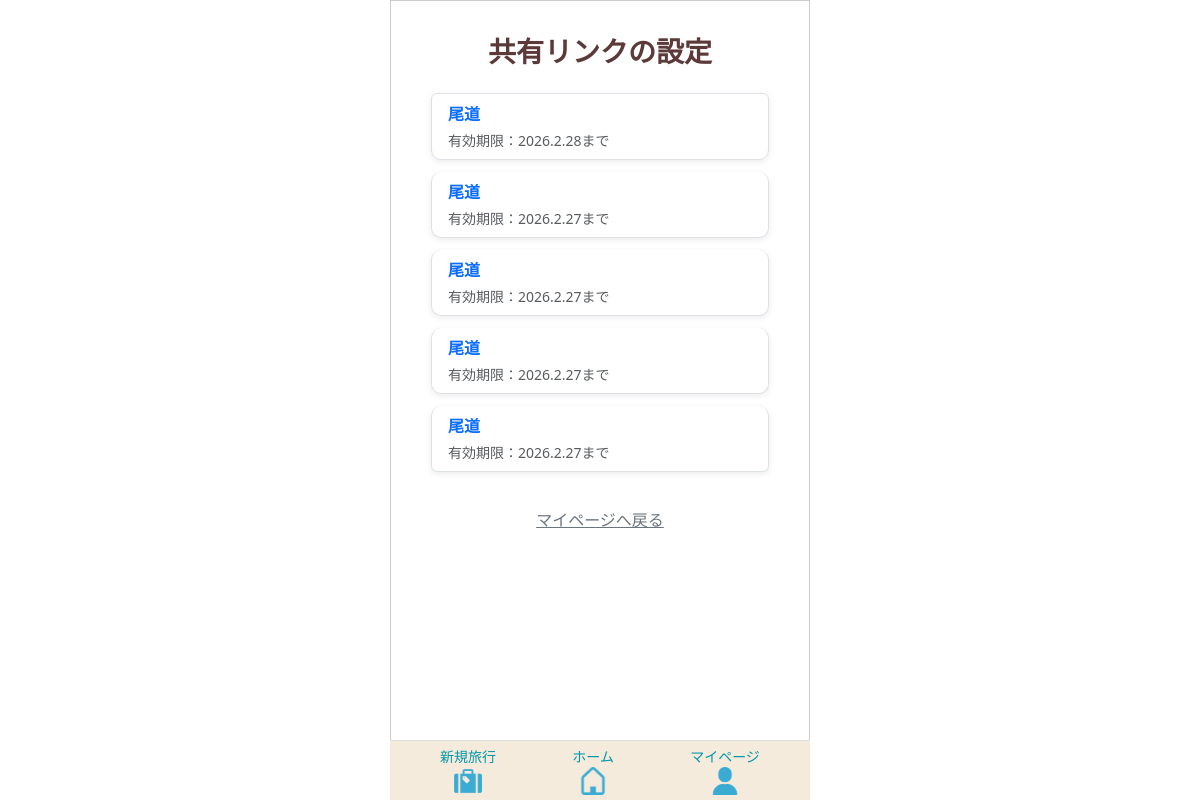
/share/settings/ (signed in), run on an earlier commit of the app's database.
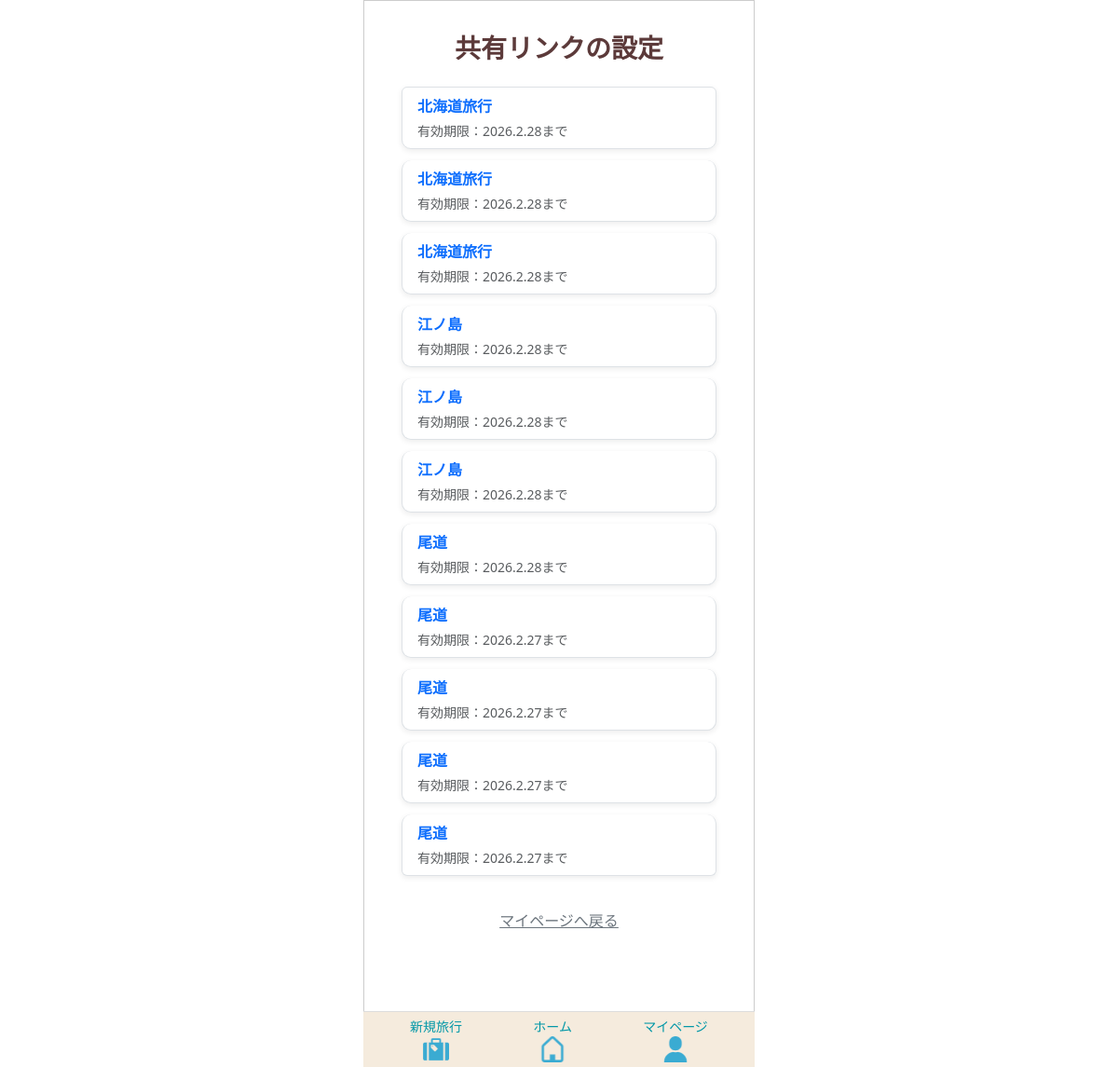
And on a later commit of the database.
### app/models/link.py (models this page shows)
class Link(models.Model):
    class PermissionType(models.IntegerChoices):
        READ_ONLY    = 0, _("閲覧のみ")
        EDITABLE     = 1, _("編集可能")
    class ExpirationType(models.IntegerChoices):
        ONE_MONTH = 0, _("1か月間")
        AFTER_TRIP = 1, _("旅行終了日翌日")
        USER_INPUT = 2, _("ユーザー入力")
    template = models.ForeignKey(
        Template,
        on_delete=models.CASCADE,
        verbose_name=_("テンプレートID")
    )
    user = models.ForeignKey(
        settings.AUTH_USER_MODEL,
        on_delete=models.CASCADE,
        verbose_name=_("ユーザーID")
    )
    share_token = models.CharField(
        max_length=12,
        unique=True,
        verbose_name=_("共有トークン")
    )
    permission_type = models.IntegerField(
        choices=PermissionType.choices,
        default=PermissionType.READ_ONLY,
        verbose_name=_("編集権限")
    )
    expiration_type = models.IntegerField(
        choices=ExpirationType.choices,
        default=ExpirationType.ONE_MONTH,
        verbose_name=_("有効期限タイプ")
    )
    expiration_date = models.DateField(
         verbose_name=_("有効期限")
         )
    created_at = models.DateTimeField(
         auto_now_add=True,
         verbose_name=_("作成日")
         )
    updated_at = models.DateTimeField(
        auto_now=True,
        verbose_name=_("更新日")
        )
    class Meta:
      verbose_name = _("共有リンク")
      verbose_name_plural = _("共有リンク")

### app/models/template.py (models this page shows, shortened)
class Template(models.Model):
    class SourceType(models.IntegerChoices):
        FROM_TRAVEL   = 0, _("旅行情報より作成")
        FROM_TEMPLATE = 1, _("既存テンプレートを反映")
    user = models.ForeignKey(
        settings.AUTH_USER_MODEL,
        on_delete=models.CASCADE,
        verbose_name=_("ユーザーID")
    )
    travel_info = models.ForeignKey(
        Travel_info,
        on_delete=models.CASCADE,
        verbose_name=_("旅行情報ID")
    )
    source_type = models.IntegerField(
        choices=SourceType.choices,
        verbose_name=_("生成タイプ")
    )
    template_source = models.ForeignKey(
        "self",
        null=True,
        blank=True,
        on_delete=models.SET_NULL,
        verbose_name=_("テンプレート参照元"),
        related_name="derived_templates"
    )
    created_at = models.DateTimeField(
         auto_now_add=True,
         verbose_name=_("作成日")
         )
    updated_at = models.DateTimeField(
        auto_now=True,
        verbose_name=_("更新日")
        )
    class Meta:
      verbose_name = _("テンプレート")

### app/models/travel.py (models this page shows, shortened)
class Travel_info(models.Model):
    class StayType(models.IntegerChoices):
        DAY_TRIP = 0, _("日帰り")
        STAY     = 1, _("宿泊")
    class LocationType(models.IntegerChoices):
        DOMESTIC = 0, _("国内")
        OVERSEAS = 1, _("海外")
    class StatusType(models.IntegerChoices):
        NOT_DONE  = 0, _("未")
        COMPLETE  = 1, _("完")
        PROCESSED = 2, _("済")
    travel_info_id = models.AutoField(
        primary_key=True,
        verbose_name=_("旅行情報ID")
    )
    user = models.ForeignKey(
        settings.AUTH_USER_MODEL,
        on_delete=models.CASCADE,
        verbose_name=_("ユーザーID")
    )
    travel_title = models.CharField(
        max_length=100,
        verbose_name=_("旅行タイトル")
    )
    start_date = models.DateField(
        verbose_name=_("開始日")
    )
    end_date = models.DateField(
        verbose_name=_("終了日")
    )
    stay_type = models.IntegerField(
        choices=StayType.choices,
        verbose_name=_("宿泊タイプ")
    )
    location = models.IntegerField(
        choices=LocationType.choices,
        verbose_name=_("場所"),
    )
    memo = models.CharField(
        max_length=230,
        blank=True,
        verbose_name=_("メモ")
    )
    status = models.IntegerField(
        choices=StatusType.choices,
        default=0,
        verbose_name=_("ステータス")
    )
    transport = models.ManyToManyField(
        "Transport",
        through="Travelmode",
        verbose_name=_("交通手段")
    )
    created_at = models.DateTimeField(
        auto_now_add=True,
        verbose_name=_("作成日")
    )
    updated_at = models.DateTimeField(
       auto_now=True,
        verbose_name=_("更新日")
    )
    class Meta:
        verbose_name = _("旅行情報")
        verbose_name_plural = _("旅行情報")

### app/views/mypage/link.py (the view)
# urls.py: path('share/settings/', share_settings, name='share_settings'),
@login_required
def share_settings(request):
    links = Link.objects.filter(user=request.user).order_by('-created_at')
    for link in links:
        if link.expiration_date:
            df = DateFormat(link.expiration_date)
            link.formatted_expiration = df.format('Y.n.j')  # 例: 2026.5.1
    return render(request, 'mypage/link_list.html', {
        'links': links
    })

### templates/mypage/link_list.html (shortened to what this page needs)
{% extends 'base.html' %}
{% load static %}
{% block extra_css %}
{{ block.super }}
<link rel="stylesheet" href="{% static 'tabipre/css/list_link.css' %}">
{% endblock %}
{% block content %}
<div class="container mt-4">
    <h2 class="mb-4 sub-title">共有リンクの設定</h2>
    {% if links %}
        <ul class="list-group mb-4">
            {% for link in links %}
                <li class="list-group-item">
                    <a href="#"
                       class="text-decoration-none d-block"
                       data-bs-toggle="modal"
                       data-bs-target="#shareLinkModal"
                       data-link-id="{{ link.id }}"
                       data-url="/share/{{ link.share_token }}/"
                       data-permission="{{ link.permission_type }}"
                       data-expiration="{{ link.formatted_expiration }}"
                       data-title="{{ link.template.travel_info.travel_title }}"
                    >
                        <div class="fw-bold fs-6">
                            {{ link.template.travel_info.travel_title }}
                        </div>
                        <div class="text-muted small mt-1">
                            有効期限：{{ link.formatted_expiration }}まで
                        </div>
                    </a>
                </li>
            {% endfor %}
        </ul>
    {% else %}
        <p class="text-center text-muted mb-4">共有リンクはまだ登録されていません。</p>
    {% endif %}
    <div class="text-center mb-5">
        <a href="{% url 'app:mypage' %}" class="back-link">
            マイページへ戻る
        </a>
    </div>
</div>
{% endblock %}

What changed in the data, as far as the page shows it:
added Link: template.travel_info.travel_title "北海道旅行", formatted_expiration "2026.2.28"
added Link: template.travel_info.travel_title "北海道旅行", formatted_expiration "2026.2.28"
added Link: template.travel_info.travel_title "北海道旅行", formatted_expiration "2026.2.28"
added Link: template.travel_info.travel_title "江ノ島", formatted_expiration "2026.2.28"
added Link: template.travel_info.travel_title "江ノ島", formatted_expiration "2026.2.28"
added Link: template.travel_info.travel_title "江ノ島", formatted_expiration "2026.2.28"
